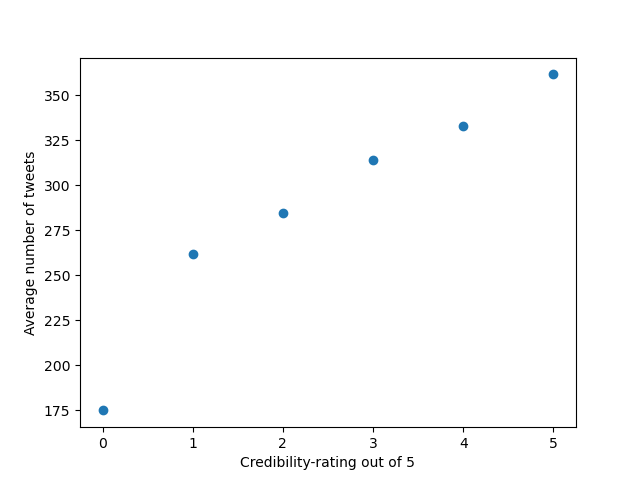

Here is the Python script that generated this plot:
"""

Q "Why does “fake news” propagate much faster online 
(that is, why do people share much more fake news )?"

A It's more exciting, most news is boring

Q "Do people tend to share more accurate, credible news than less credible ones on social media?"

A
People only share the most outragous and exciting things,
which most news is not if you do your research and don't theorize.
However you also might avoiding sharing something which could be fake
as it could make you look unintelligent if you believed it.

"""


import json
import matplotlib.pyplot as plt


def n_article_tweets(tweet_dict):
    tweet_set = set()
    for tweet_type in tweet_dict.values():
        tweet_set.update(tweet_type)
    return len(tweet_set)


def task5():
    """
    Implement the function task5() in task5.py which outputs a file called
    task5.png comparing the average number of tweets for each article-rating group.
    For example, for an article with a rating of 0, how many tweets does it have on
    average? Note that the tweets here include both original tweets and retweets.
    To run your solution, open the terminal and run python main.py task5
    """


    directory = '/course/data/a1/'


    # read tweet data
    tweets_file = "engagements/HealthStory.json"
    with open(directory+tweets_file) as File: tweets_dict = json.load(File) 
    # tweets_dict = { news_id: {tweet type[tweet_id1, tweet_id2, ...], ...  }

    # read reviews data
    reviews_file = "reviews/HealthStory.json"
    with open(directory+reviews_file) as File: reviews_list = json.load(File)
    # reviews_list = [ {review}, ]



    # Calculate average number of tweets for each credibility ranking
    
    RATINGS = 6 # rating 0 .. 5 
    rating_sums = [0]*RATINGS
    rating_counts = [0]*RATINGS

    for review in reviews_list:

        tweets = tweets_dict[review["news_id"]]
        rating_sums[review["rating"]] += n_article_tweets(tweets)
        rating_counts[review["rating"]] += 1

    

    rating_averages = [rating_sums[i] / rating_counts[i] for i in range(RATINGS)] # y


    # matplotlib

    plt.scatter(list(range(RATINGS)), rating_averages) # x, y
    plt.xlabel('Credibility-rating out of 5')
    plt.ylabel('Average number of tweets')
    plt.savefig('task5.png')






task5()
